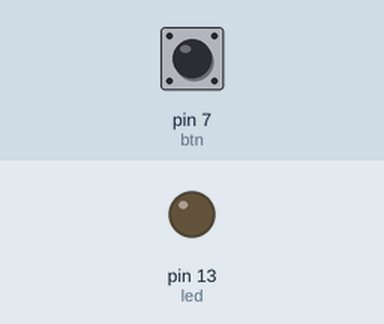
The sketch below on a simulated Arduino Uno, built with avr-gcc and run on an emulated ATmega328P. Shown: output pins drawn as LEDs (lit = HIGH). The inputs (shaded band) are chosen by the test bench; at power-on: pin 7 (btn) LOW.

Above: at 1.2 s.
1.3 s: pin 7 (btn) pulled HIGH for 0.15 s
At 1.37 s:
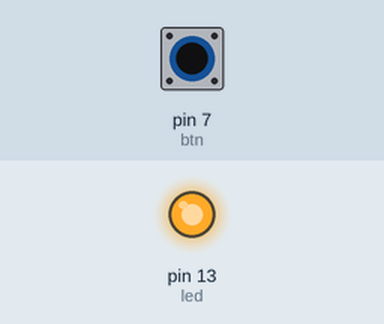
2.9 s: pin 7 (btn) pulled HIGH for 3.2 s
At 6.9 s:
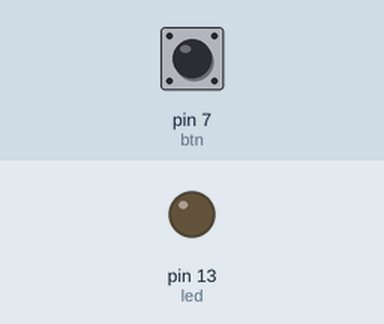
Timing chart, 0 to 8.4 s (numbered marks = the images above; inputs shaded):
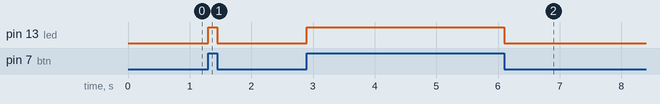

Measured:
- after the input at 1.3 s, pin 13 (led): LOW → HIGH at once, → LOW 0.15 s later
- after the input at 2.9 s, pin 13 (led): LOW → HIGH at once, → LOW 3.2 s later

The sketch:

Practica3.ino
```cpp
const int led=13;
const int btn=7;
int val;
void setup() {
  pinMode(led,OUTPUT);
  pinMode(btn,INPUT);

}

void loop() {
  val=digitalRead(btn);
  if(val==HIGH)
  {
    digitalWrite(led,HIGH);
  }
  else
  {
    digitalWrite(led,LOW);
  }
}
```
